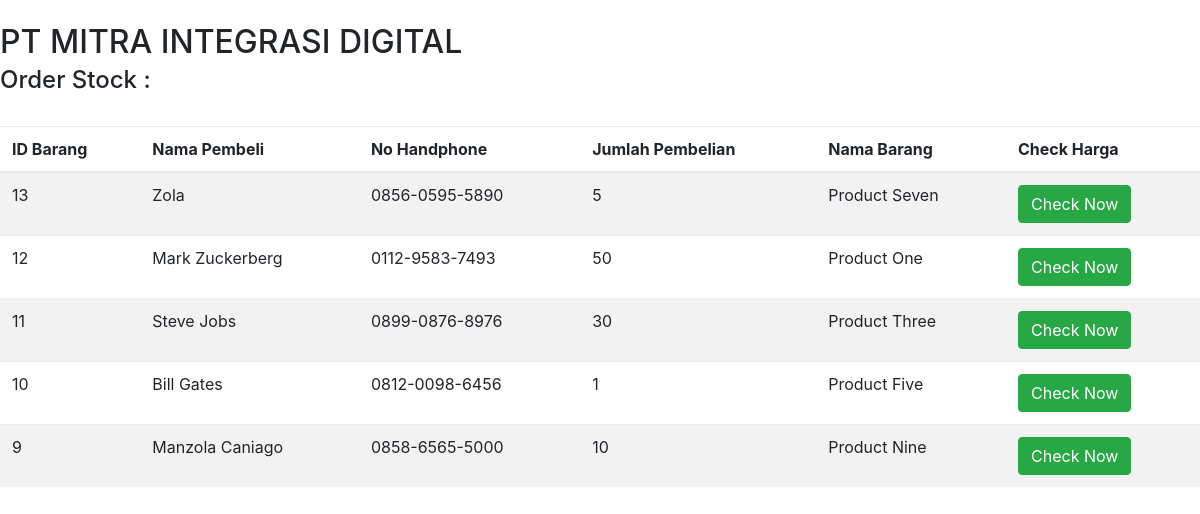
Page /adminis/master_daftar_pengeluaran.php on the committed database.
### tables this page shows
CREATE TABLE `pengeluaran` (
  `id_pembelian` int(200) NOT NULL,
  `nama_pembeli` varchar(255) NOT NULL,
  `no_handphone` varchar(233) NOT NULL,
  `jumlah_pembelian` varchar(233) NOT NULL,
  `jenis_pembelian` varchar(200) NOT NULL
);

### adminis/master_daftar_pengeluaran.php (the view, shortened to what this page needs)
<?php
require_once("../config.php");
?>
<html>
<head>
	<link rel="stylesheet" href="../css/bootstrap.min.css" />
</head>
</head>
<body>
<?php
	$pdo_statement = $db->prepare("SELECT * FROM pengeluaran ORDER BY id_pembelian DESC");
	$pdo_statement->execute();
	$result = $pdo_statement->fetchAll();
?>
<div class="header">
	<br>
				<h2>PT MITRA INTEGRASI DIGITAL</h2>
                <h4>Order Stock : </h4>
		</div>
		<br>
		<div class="table-responsive">
		<table class="table table-striped table-hover">
				<thead>
				<tr>
						<th>ID Barang</th>
						<th>Nama Pembeli </th>
						<th>No Handphone</th>
						<th>Jumlah Pembelian</th>
                        <th>Nama Barang</th>
						<th>Check Harga</th>
				</tr>
				</thead>
	<?php
	if(!empty($result)) {
		foreach($result as $row) {
	?>
	  <tr class="table-row">
		<td><?php echo $row["id_pembelian"]; ?></td>
		<td><?php echo $row["nama_pembeli"]; ?></td>
		<td><?php echo $row["no_handphone"]; ?></td>
		<td><?php echo $row["jumlah_pembelian"]; ?>
        <td><?php echo $row["jenis_pembelian"]; ?></td></td>
		<td>
			<a class="ajax-action-links" href='master_daftar_penjualan.php'><button class='btn btn-success' title="Delete">Check Now</button></a>
	  </tr>
    <?php
		}
	}
	?>
</table>
</body>
</html>

### rows in the picture
pengeluaran: id_pembelian "13", nama_pembeli "Zola", no_handphone "0856-0595-5890", jumlah_pembelian "5", jenis_pembelian "Product Seven"
pengeluaran: id_pembelian "12", nama_pembeli "Mark Zuckerberg", no_handphone "0112-9583-7493", jumlah_pembelian "50", jenis_pembelian "Product One"
pengeluaran: id_pembelian "11", nama_pembeli "Steve Jobs", no_handphone "0899-0876-8976", jumlah_pembelian "30", jenis_pembelian "Product Three"
pengeluaran: id_pembelian "10", nama_pembeli "Bill Gates", no_handphone "0812-0098-6456", jumlah_pembelian "1", jenis_pembelian "Product Five"
pengeluaran: id_pembelian "9", nama_pembeli "Manzola Caniago", no_handphone "0858-6565-5000", jumlah_pembelian "10", jenis_pembelian "Product Nine"
